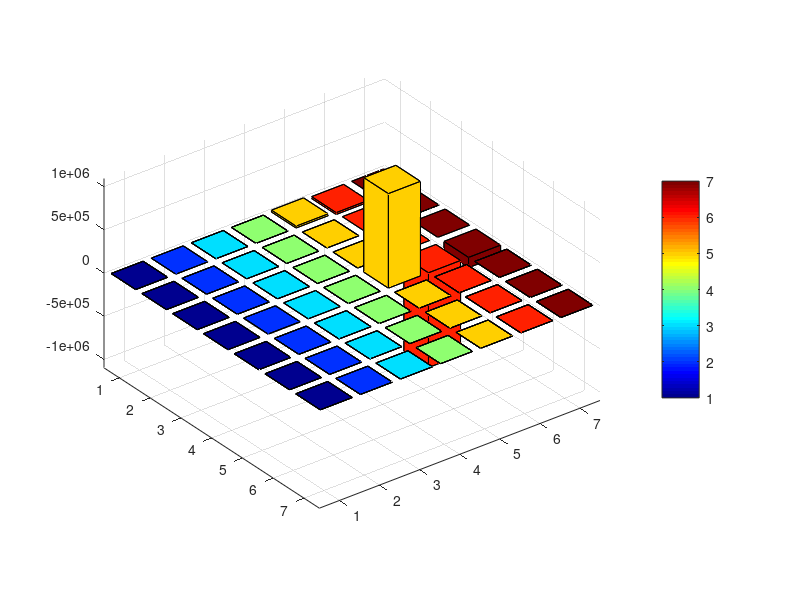

Write MATLAB code to recreate this figure. (Note: this script raises an error after producing the figure.)
% Aalto-Helsinki 2015
% Riikka and Tuukka
% Sensitivity analysis by d[A]/d[B] where [] means concentration

function [] = sensitivityAnalysis(row)

if nargin <1
    row = 10000;
end

% Parameters, first concentrations what we assume constants
nadph = 1;
nadh = 1;
h2o = 1;
atp = 1;
h = 1;
o2 = 1;
a = 1;

% reaction rate constants
k1 = 0.47;
k2 = 0.05;
k3 = 0.03;
k4 = 0.0052;
k5 = 6.7;
k6 = 3.62;
k7 = 0.03;

% loading and selecting data
load concentrations.txt
first = concentrations(row,1:6);

% calculating the derivatives based on the data and constants (propane)
dB = dBdt(a,first(1,1),nadph,k1,k2);
dC = dCdt(first(1,1),first(1,2),nadph,k2,k3);
dD = dDdt(first(1,2),first(1,3),nadh,k3,k4);
dE = dEdt(first(1,3),first(1,4),h2o,nadh,k4,k5);
dF = dFdt(first(1,4),first(1,5),h2o,atp,nadph,k5,k6);
dG = dGdt(first(1,5),first(1,6),atp,h2o,nadph,h,o2,k6,k7);
dP = dPdt(first(1,6),nadph,h,o2,k7);

% data to vector format
vec1 = [dB,dC,dD, dE, dF, dG, dP];

% sensitivity matrix, containing d[I]/d[J] on row I and column J.
mat = dxdy(vec1)

% Bar plot
b = bar3(mat);
% cool colours
colormap('jet')
colorbar
for k = 1:length(b)
    zdata = b(k).ZData;
    b(k).CData = zdata;
    b(k).FaceColor = 'interp';
end
% naming the axis values for propane production
str = {'Acetoacetyl-CoA'; '3-hydr.-CoA'; 'Crotonyl-CoA'; 'Butyryl-Coa'; 'Butyric acid'; 'Butyraldehyde'; 'Propane'};
set(gca,'XTickLabel',str, 'XTick',1:numel(str));
set(gca,'YTickLabel',str, 'YTick',1:numel(str));

% Saving the matrix for future use
%save matrix mat
    
end


% Calculating the sensitivity matrix A, containing d[I]/d[J] on row I and 
% column J.
function [A] = dxdy(vec)
    n =length(vec);
    % combinations of vec
    mat = nchoosek(vec, 2);
    % calculating d[I]/d[J] (only half of them, lower trianglular half)
    divisions = mat(:, 1)./mat(:, 2);
    % putting d[I]/d[J] in matrix
    A = zeros(n);
    ind = 1;
    for ii=1:(n-1)
        A(1+ii:end, ii) = divisions(ind:ind+(n-ii)-1); 
        ind = ind + (n-ii);
    end
%     % calculating the upper triangular matrix for precision check
%     A2 = zeros(n);
%     divisions2 = mat(:,2)./mat(:,1);
%     ind2 = 1;
%     for jj = 1:(n-1)
%         A2(jj,(1+jj):end) = divisions2(ind2:ind2+(n-jj)-1);
%         ind2 = ind2+(n-jj);
%     end
    
    % Calculating upper triangular part of d[I]/d[J] matrix
    Aup = A.';
    Aup = triu(1./Aup,1);
    
%     A2
%     draft
%     max(max(abs(A2-draft)))
   
    % ready d[I]/d[J] matrix
    A = A + Aup + diag(ones(1,n));
end

% Reaction functions for propane production
function [dB] = dBdt(a,b,nadph,k1,k2)
    dB = k1*a^2-k2*b*nadph;
end

function [dC] = dCdt(b,c,nadph,k2,k3)
    dC = k2*b*nadph-k3*c;
end

function [dD] = dDdt(c,d,nadh,k3,k4)
    dD = k3*c-k4*d*nadh;
end

function [dE] = dEdt(d,e,h2o,nadh,k4,k5)
    dE = k4*d*nadh-k5*e*h2o;
end

function [dF] = dFdt(e,f,h2o,atp,nadph,k5,k6)
    dF = k5*e*h2o-k6*f*atp*h2o*nadph;
end

function [dG] = dGdt(f,g,atp,h2o,nadph,h,o2,k6,k7)
    dG = k6*f*atp*h2o*nadph-k7*g*nadph^2*h^2*o2;
end

function [dP] = dPdt(g,nadph,h,o2,k7)
    dP = k7*g*nadph^2*h^2*o2;
end